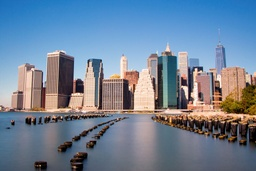
//> input picture datas/city.jpg, 256 x 171 px, shrunk from 1024 x 683 before the run
$ ./main   (built with g++ and OpenCV 4)
//> lines starting //> are read from the running program, lines starting //| are printed output that depends on the picture
#include <iostream>
#include <opencv2/opencv.hpp>

using namespace std;

int main()
{
    cv::Mat src = cv::imread("../../../../../../datas/city.jpg");
//> src is the input picture: 171 rows x 256 cols, CV_8UC3; mean B, G, R 151.7, 130.8, 113.1
    if(src.empty()){
        std::cerr << "cannot open image" << std::endl;
        return -1;
    }
    cv::Mat dst;
    int spatialRad = 50;  //空间窗口大小
    int colorRad = 50;   //色彩窗口大小
    int maxPyrLevel = 2;  //金字塔层数

    cv::pyrMeanShiftFiltering( src, dst, spatialRad, colorRad, maxPyrLevel); //色彩聚类平滑滤波
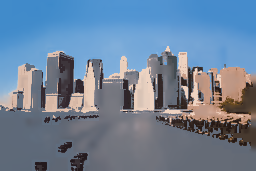
//> dst: 171 rows x 256 cols, CV_8UC3; mean B, G, R 153.3, 129.9, 109.7

    cv::RNG rng = cv::theRNG();
    cv::Mat mask( dst.rows+2, dst.cols+2, CV_8UC1, cv::Scalar::all(0) );  //掩模
    cv::imshow("src",src);
    cv::imshow("dst",dst);

    for( int y = 0; y < dst.rows; y++ )
        {
            for( int x = 0; x < dst.cols; x++ )
            {
                if( mask.at<uchar>(y+1, x+1) == 0 )  //非0处即为1，表示已经经过填充，不再处理
                {
                    cv::Scalar newVal( rng(256), rng(256), rng(256) );
                    cv::floodFill( dst, mask, cv::Point(x,y), newVal, 0, cv::Scalar::all(5), cv::Scalar::all(5) ); //执行漫水填充
                }
            }
        }
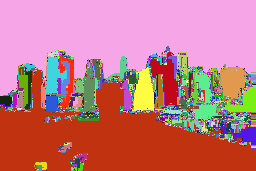
//> dst: 171 rows x 256 cols, CV_8UC3; mean B, G, R 129.5, 121.1, 195.4
//> mask: 173 rows x 258 cols, CV_8UC1; every value is 1

    cv::waitKey();
    cv::destroyAllWindows();
    return 0;
}
